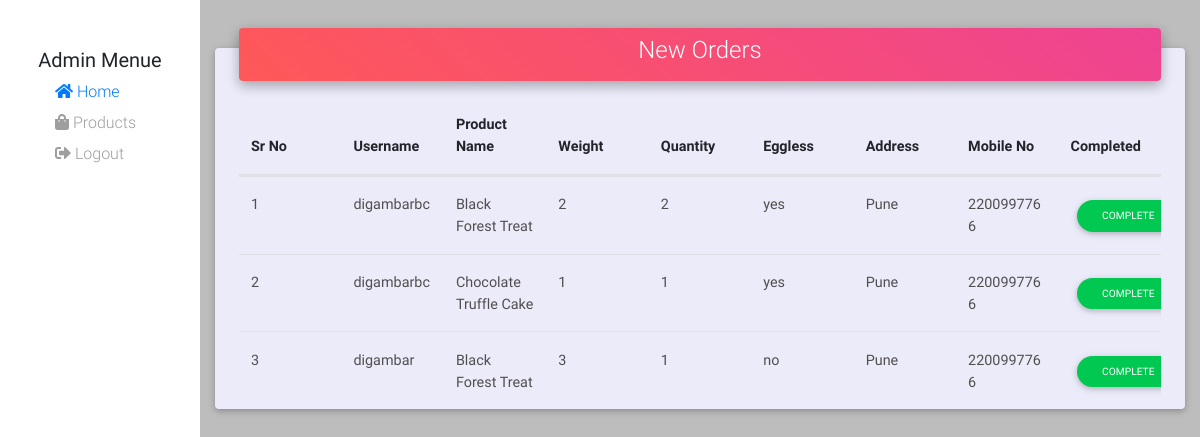
Page /admin/dashboard.php (signed in) on the committed database.
### tables this page shows
CREATE TABLE `orders` (
  `id` int(11) NOT NULL,
  `username` varchar(60) NOT NULL,
  `pname` varchar(100) NOT NULL,
  `egless` varchar(20) NOT NULL,
  `weight` varchar(20) NOT NULL,
  `quantity` varchar(20) NOT NULL,
  `imgurl` varchar(800) NOT NULL,
  `address` varchar(400) NOT NULL,
  `email` varchar(200) NOT NULL,
  `mobileno` varchar(10) NOT NULL
);

### admin/dashboard.php (the view, shortened to what this page needs)
<?php
include "../connection.php";
?>
<!DOCTYPE html>
<html lang="en">
<head>
    <link rel="stylesheet" href="https://use.fontawesome.com/releases/v5.11.2/css/all.css">
    <link href="../assets/vendore/mdbBootstrap/css/bootstrap.min.css" rel="stylesheet">
    <link href="../assets/vendore/mdbBootstrap/css/mdb.min.css" rel="stylesheet">
    <link rel="stylesheet" href="../assets/css/style.css">
</head>
<body class="bg">
    <section id="dashboard">
        <div class="container-fluid">
            <div class="row" style="height:100vh">
                <div class="col-md-2" style="background-color: white;">
                    <h5 class="text-center mt-5" style="font-weight: 400;">Admin Menue</h5>
                    <ul>
                        <li class="list"><a href="#" class="waves-effect "> <i class="fas fa-home"></i> Home</a>
                        </li>
                        <li class="list"><a href="products.php" class="waves-effect grey-text"> <i class="fas fa-shopping-bag"></i> Products</a>
                        </li>
                        <li class="list"><a href="../logout.php" class="waves-effect grey-text"> <i class="fas fa-sign-out-alt"></i> Logout</a>
                        </li>
                    </ul>
                </div>
                <div class="col-md-10">
                    <div class="card card-cascade narrower mt-5">
                        <div class="view view-cascade gradient-card-header  pink-gradient narrower py-2 mx-4 mb-3 d-flex justify-content-center align-items-center">
                            <h4>New Orders</h4>
                        </div>
                        <div class="px-4">
                            <div class="table-wrapper">
                                <table class="table table-hover mb-0 th-sm">
                                    <thead>
                                        <tr>
                                            <th class=" th-lg font-weight-bold">
                                                <a>Sr No
                                                </a>
                                            </th>
                                            <th class=" th-lg font-weight-bold">
                                                <a>Username
                                                </a>
                                            </th>
                                            <th class=" th-lg font-weight-bold">
                                                <a href="">Product Name
                                                </a>
                                            </th>
                                            <th class=" th-lg font-weight-bold">
                                                <a href="">Weight
                                                </a>
                                            </th>
                                            <th class=" th-lg font-weight-bold">
                                                <a href="">Quantity
                                                </a>
                                            </th>
                                            <th class=" th-lg font-weight-bold">
                                                <a href="">Eggless
                                                </a>
                                            </th>
                                            <th class=" th-lg font-weight-bold">
                                                <a href="">Address
                                                </a>
                                            </th>
                                            <th class=" th-lg font-weight-bold">
                                                <a href="">Mobile No
                                                </a>
                                            </th>
                                            <th class=" th-lg font-weight-bold">
                                                <a href="">Completed
                                                </a>
                                            </th>
                                        </tr>
                                    </thead>
                                    <tbody>
                                        <?php
                                        $query = "SELECT * FROM orders";
                                        $result = mysqli_query($conn, $query) or die("query fail");
                                        if (mysqli_num_rows($result) > 0) {
                                            $increment = 1;
                                            while ($row = mysqli_fetch_assoc($result)) {
                                        ?>
                                                <tr>
                                                    <td><?php echo $increment ?></td>
                                                    <td><?php echo $row['username'] ?></td>
                                                    <td><?php echo $row['pname'] ?></td>
                                                    <td><?php echo $row['weight'] ?></td>
                                                    <td><?php echo $row['quantity'] ?></td>
                                                    <td><?php echo $row['egless'] ?></td>
                                                    <td><?php echo $row['address'] ?></td>
                                                    <td><?php echo $row['mobileno'] ?></td>
                                                    <td>
                                                        <form action="" method="post">
                                                            <button type="submit" name="completebtn" class="btn btn-success btn-rounded btn-sm">Complete</button>
                                                        </form>
                                                    </td>
                                                </tr>
                                        <?php
                                                $increment++;
                                            }
                                        }
                                        ?>
                                    </tbody>
                                </table>
                            </div>
                        </div>
                    </div>
                </div>
            </div>
        </div>
    </section>
</body>
</html>

### assets/css/style.css (style rules this page uses)
.pink-gradient { background-image: linear-gradient(40deg,#FF5858,#ee4392); color: white; }

### admin/dashboard.php (style rules this page uses)
.card { background-color: rgb(236 235 249) !important; }
.bg { background-color: #bdbdbd; }
.list { list-style: none; }
tbody { display: block; max-height: 490px; overflow-y: scroll; }
thead, tbody tr { display: table; width: 100%; table-layout: fixed; }
thead { width: 100%; }
table { width: 200px; }

### rows in the picture
orders: username "digambarbc", pname "Black Forest Treat", weight "2", quantity "2", egless "yes", address "Pune", mobileno "2200997766"
orders: username "digambarbc", pname "Chocolate Truffle Cake", weight "1", quantity "1", egless "yes", address "Pune", mobileno "2200997766"
orders: username "digambar", pname "Black Forest Treat", weight "3", quantity "1", egless "no", address "Pune", mobileno "2200997766"
